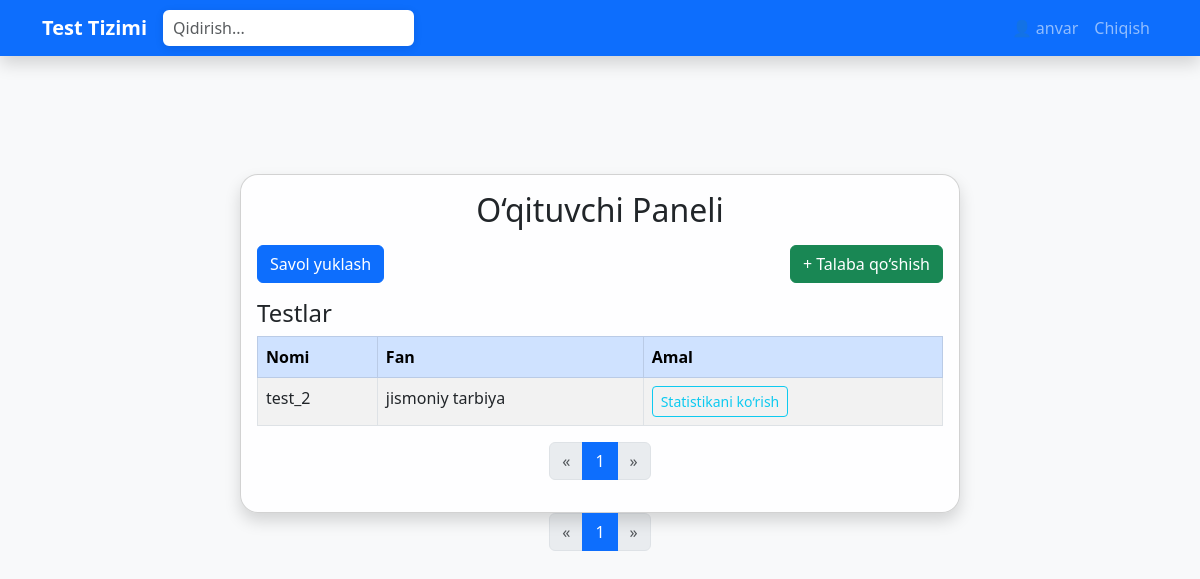
Before: /api/teacher/dashboard/ (signed in) with the older database file.
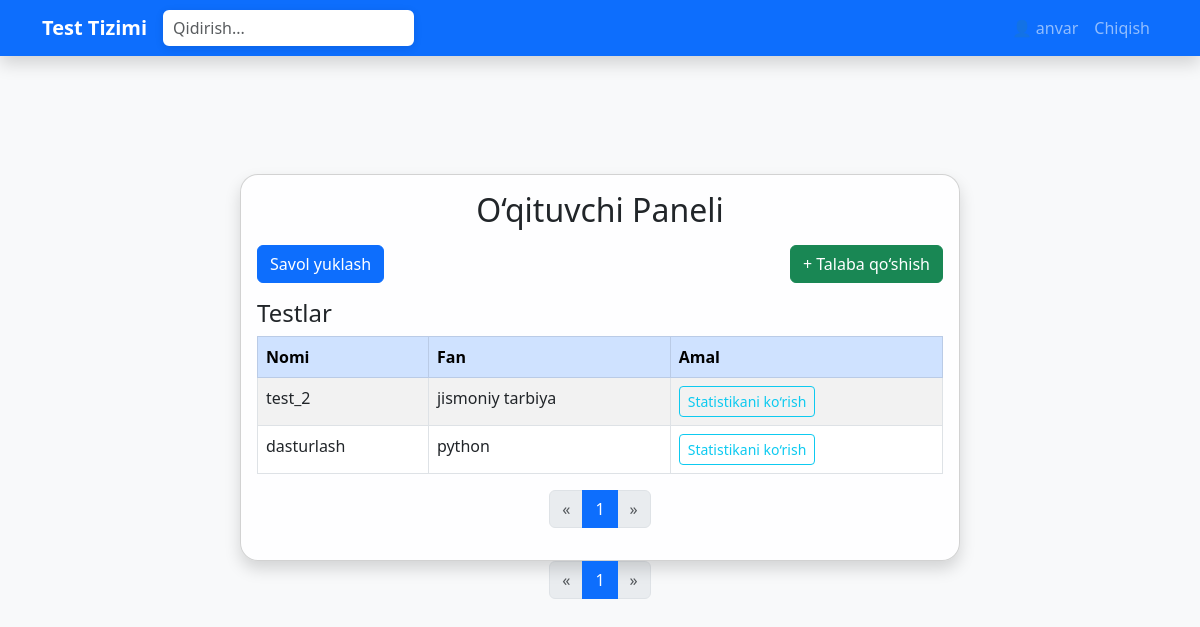
After: the same page with the newer database file.
### app/models.py (models this page shows, shortened)
class Test(models.Model):
    title = models.CharField(max_length=255)
    subject = models.CharField(max_length=255)
    created_by = models.ForeignKey(User, on_delete=models.CASCADE)  # Teacher
    start_time = models.DateTimeField()
    end_time = models.DateTimeField()
    group = models.CharField(max_length=50, blank=True, null=True)  # New field for group assignment

### app/views.py (the view)
# urls.py: path('teacher/dashboard/', teacher_dashboard_view, name='teacher_dashboard'),
@login_required
def teacher_dashboard_view(request):
    if not request.user.is_teacher:
        return redirect('test_list')
    tests = Test.objects.filter(created_by=request.user)
    paginator = Paginator(tests, 8)  # 8 ta test har bir sahifada
    page_number = request.GET.get('page')
    page_obj = paginator.get_page(page_number)
    return render(request, 'teacher/dashboard.html', {'tests': page_obj, 'page_obj': page_obj})

### templates/teacher/dashboard.html (shortened to what this page needs)
{% extends 'base.html' %}
{% block content %}
<div class="container mt-4">
    <div class="row justify-content-center">
        <div class="col-md-8">
            <div class="card shadow">
                <div class="card-body">
                    <h2 class="mb-3 text-center">O‘qituvchi Paneli</h2>
                    <a href="{% url 'upload_questions' %}" class="btn btn-primary mb-3">Savol yuklash</a>
                    <a href="{% url 'add_student' %}" class="btn btn-success mb-3 float-end">+ Talaba qo‘shish</a>
                    <h4>Testlar</h4>
                    <table class="table table-bordered table-striped" id="mainTable">
                        <thead class="table-primary">
                            <tr>
                                <th>Nomi</th>
                                <th>Fan</th>
                                <th>Amal</th>
                            </tr>
                        </thead>
                        <tbody>
                        {% for test in tests %}
                            <tr>
                                <td>{{ test.title }}</td>
                                <td>{{ test.subject }}</td>
                                <td><a href="{% url 'test_statistics' test.id %}" class="btn btn-outline-info btn-sm">Statistikani ko‘rish</a></td>
                            </tr>
                        {% endfor %}
                        </tbody>
                    </table>
                    {% block pagination %}
                    <nav aria-label="Test sahifalari">
                        <ul class="pagination justify-content-center">
                            {% if page_obj.has_previous %}
                                <li class="page-item">
                                    <a class="page-link" href="?page={{ page_obj.previous_page_number }}">&laquo;</a>
                                </li>
                            {% else %}
                                <li class="page-item disabled"><span class="page-link">&laquo;</span></li>
                            {% endif %}
                            {% for num in page_obj.paginator.page_range %}
                                {% if page_obj.number == num %}
                                    <li class="page-item active"><span class="page-link">{{ num }}</span></li>
                                {% elif num > page_obj.number|add:'-3' and num < page_obj.number|add:'3' %}
                                    <li class="page-item"><a class="page-link" href="?page={{ num }}">{{ num }}</a></li>
                                {% endif %}
                            {% endfor %}
                            {% if page_obj.has_next %}
                                <li class="page-item">
                                    <a class="page-link" href="?page={{ page_obj.next_page_number }}">&raquo;</a>
                                </li>
                            {% else %}
                                <li class="page-item disabled"><span class="page-link">&raquo;</span></li>
                            {% endif %}
                        </ul>
                    </nav>
                    {% endblock %}
                </div>
            </div>
        </div>
    </div>
</div>
{% endblock %}

Changed rows visible on the page:
added Test: title "dasturlash", subject "python"
